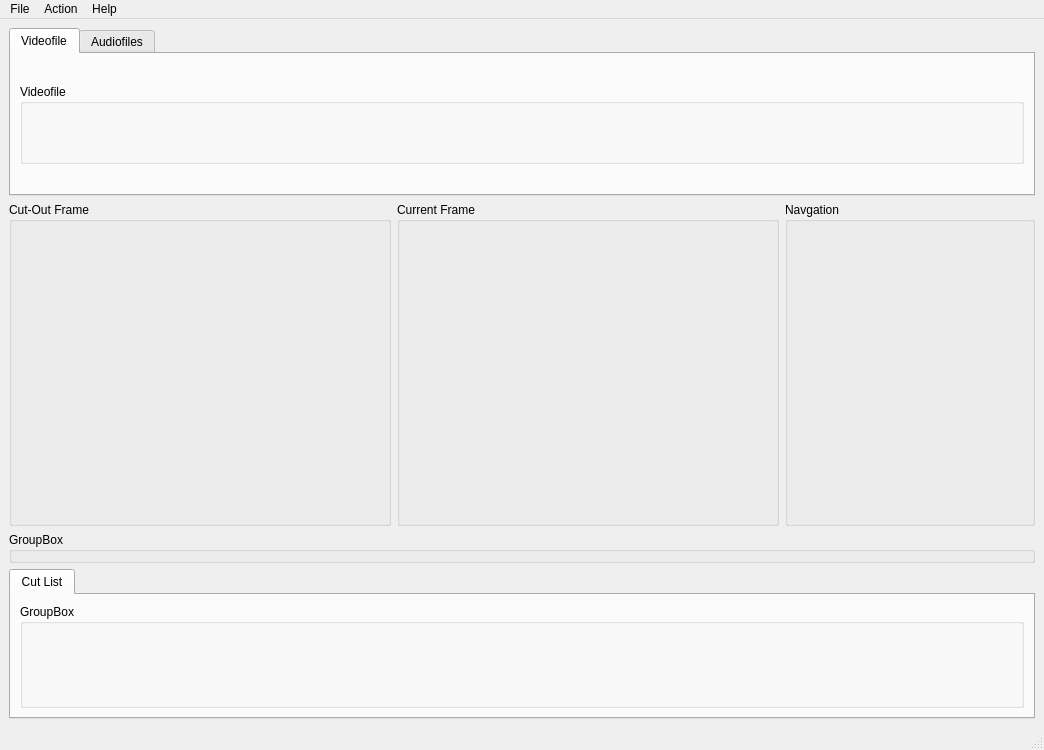
<ui version="4.0" >
 <author></author>
 <comment></comment>
 <exportmacro></exportmacro>
 <class>TTCutMainWindow</class>
 <widget class="QMainWindow" name="TTCutMainWindow" >
  <property name="geometry" >
   <rect>
    <x>0</x>
    <y>0</y>
    <width>1044</width>
    <height>750</height>
   </rect>
  </property>
  <property name="minimumSize" >
   <size>
    <width>900</width>
    <height>750</height>
   </size>
  </property>
  <property name="windowTitle" >
   <string>MainWindow</string>
  </property>
  <widget class="QWidget" name="centralwidget" >
   <layout class="QGridLayout" >
    <property name="margin" >
     <number>9</number>
    </property>
    <property name="spacing" >
     <number>6</number>
    </property>
    <item row="2" column="0" colspan="3" >
     <widget class="TTStreamNavigator" name="streamNavigator" >
      <property name="title" >
       <string>GroupBox</string>
      </property>
     </widget>
    </item>
    <item row="3" column="0" colspan="3" >
     <widget class="QTabWidget" name="ccrTab" >
      <property name="sizePolicy" >
       <sizepolicy>
        <hsizetype>1</hsizetype>
        <vsizetype>1</vsizetype>
        <horstretch>0</horstretch>
        <verstretch>1</verstretch>
       </sizepolicy>
      </property>
      <property name="minimumSize" >
       <size>
        <width>640</width>
        <height>150</height>
       </size>
      </property>
      <property name="sizeIncrement" >
       <size>
        <width>0</width>
        <height>0</height>
       </size>
      </property>
      <widget class="QWidget" name="tabCutList" >
       <attribute name="title" >
        <string>Cut List</string>
       </attribute>
       <attribute name="icon" >
        <iconset resource="mainwindow.qrc" >:/pixmaps/pixmaps/cutav_18.xpm</iconset>
       </attribute>
       <layout class="QGridLayout" >
        <property name="margin" >
         <number>9</number>
        </property>
        <property name="spacing" >
         <number>6</number>
        </property>
        <item row="0" column="0" >
         <widget class="TTCutList" name="cutList" >
          <property name="title" >
           <string>GroupBox</string>
          </property>
         </widget>
        </item>
       </layout>
      </widget>
     </widget>
    </item>
    <item row="1" column="1" >
     <widget class="TTCurrentFrame" name="currentFrame" >
      <property name="sizePolicy" >
       <sizepolicy>
        <hsizetype>7</hsizetype>
        <vsizetype>7</vsizetype>
        <horstretch>1</horstretch>
        <verstretch>4</verstretch>
       </sizepolicy>
      </property>
      <property name="minimumSize" >
       <size>
        <width>280</width>
        <height>150</height>
       </size>
      </property>
      <property name="sizeIncrement" >
       <size>
        <width>0</width>
        <height>10</height>
       </size>
      </property>
      <property name="focusPolicy" >
       <enum>Qt::WheelFocus</enum>
      </property>
      <property name="title" >
       <string>Current Frame</string>
      </property>
     </widget>
    </item>
    <item row="1" column="2" >
     <widget class="TTNavigation" name="navigation" >
      <property name="sizePolicy" >
       <sizepolicy>
        <hsizetype>1</hsizetype>
        <vsizetype>1</vsizetype>
        <horstretch>1</horstretch>
        <verstretch>1</verstretch>
       </sizepolicy>
      </property>
      <property name="minimumSize" >
       <size>
        <width>250</width>
        <height>150</height>
       </size>
      </property>
      <property name="maximumSize" >
       <size>
        <width>250</width>
        <height>16777215</height>
       </size>
      </property>
      <property name="sizeIncrement" >
       <size>
        <width>0</width>
        <height>10</height>
       </size>
      </property>
      <property name="title" >
       <string>Navgation</string>
      </property>
     </widget>
    </item>
    <item row="1" column="0" >
     <widget class="TTCutOutFrame" name="cutOutFrame" >
      <property name="sizePolicy" >
       <sizepolicy>
        <hsizetype>7</hsizetype>
        <vsizetype>7</vsizetype>
        <horstretch>1</horstretch>
        <verstretch>4</verstretch>
       </sizepolicy>
      </property>
      <property name="minimumSize" >
       <size>
        <width>280</width>
        <height>150</height>
       </size>
      </property>
      <property name="sizeIncrement" >
       <size>
        <width>0</width>
        <height>10</height>
       </size>
      </property>
      <property name="title" >
       <string>Cut-Out Frame</string>
      </property>
     </widget>
    </item>
    <item row="0" column="0" colspan="3" >
     <widget class="QTabWidget" name="tabVideoAudioInfo" >
      <property name="sizePolicy" >
       <sizepolicy>
        <hsizetype>1</hsizetype>
        <vsizetype>1</vsizetype>
        <horstretch>0</horstretch>
        <verstretch>0</verstretch>
       </sizepolicy>
      </property>
      <property name="minimumSize" >
       <size>
        <width>650</width>
        <height>168</height>
       </size>
      </property>
      <property name="maximumSize" >
       <size>
        <width>16777215</width>
        <height>168</height>
       </size>
      </property>
      <widget class="QWidget" name="tabVideoInfo" >
       <attribute name="title" >
        <string>Videofile</string>
       </attribute>
       <attribute name="icon" >
        <iconset resource="mainwindow.qrc" >:/pixmaps/pixmaps/tv.png</iconset>
       </attribute>
       <layout class="QGridLayout" >
        <property name="margin" >
         <number>9</number>
        </property>
        <property name="spacing" >
         <number>6</number>
        </property>
        <item row="0" column="0" >
         <widget class="TTVideoFileInfo" name="videoFileInfo" >
          <property name="sizePolicy" >
           <sizepolicy>
            <hsizetype>5</hsizetype>
            <vsizetype>5</vsizetype>
            <horstretch>0</horstretch>
            <verstretch>1</verstretch>
           </sizepolicy>
          </property>
          <property name="minimumSize" >
           <size>
            <width>640</width>
            <height>80</height>
           </size>
          </property>
          <property name="maximumSize" >
           <size>
            <width>16777215</width>
            <height>80</height>
           </size>
          </property>
          <property name="title" >
           <string>Videofile</string>
          </property>
         </widget>
        </item>
       </layout>
      </widget>
      <widget class="QWidget" name="tabAudioInfo" >
       <attribute name="title" >
        <string>Audiofiles</string>
       </attribute>
       <attribute name="icon" >
        <iconset resource="mainwindow.qrc" >:/pixmaps/pixmaps/cutaudio_18.xpm</iconset>
       </attribute>
       <layout class="QGridLayout" >
        <property name="margin" >
         <number>9</number>
        </property>
        <property name="spacing" >
         <number>6</number>
        </property>
        <item row="0" column="0" >
         <widget class="TTAudioFileList" name="audioFileInfo" >
          <property name="sizePolicy" >
           <sizepolicy>
            <hsizetype>5</hsizetype>
            <vsizetype>5</vsizetype>
            <horstretch>0</horstretch>
            <verstretch>1</verstretch>
           </sizepolicy>
          </property>
          <property name="minimumSize" >
           <size>
            <width>640</width>
            <height>120</height>
           </size>
          </property>
          <property name="maximumSize" >
           <size>
            <width>16777215</width>
            <height>240</height>
           </size>
          </property>
          <property name="title" >
           <string>Audiofiles</string>
          </property>
         </widget>
        </item>
       </layout>
      </widget>
     </widget>
    </item>
   </layout>
  </widget>
  <widget class="QMenuBar" name="menubar" >
   <property name="geometry" >
    <rect>
     <x>0</x>
     <y>0</y>
     <width>1044</width>
     <height>29</height>
    </rect>
   </property>
   <widget class="QMenu" name="menuHelp" >
    <property name="title" >
     <string>Help</string>
    </property>
    <addaction name="actionAbout" />
   </widget>
   <widget class="QMenu" name="menuAction" >
    <property name="title" >
     <string>Action</string>
    </property>
    <addaction name="separator" />
    <addaction name="actionSaveCurrentFrame" />
    <addaction name="separator" />
    <addaction name="actionSettings" />
   </widget>
   <widget class="QMenu" name="menuFile" >
    <property name="title" >
     <string>File</string>
    </property>
    <property name="icon" >
     <iconset/>
    </property>
    <addaction name="actionOpenVideo" />
    <addaction name="actionOpenAudio" />
    <addaction name="separator" />
    <addaction name="actionFileNew" />
    <addaction name="actionFileOpen" />
    <addaction name="actionFileSave" />
    <addaction name="actionFileSaveAs" />
    <addaction name="separator" />
    <addaction name="actionRecentProjects" />
    <addaction name="separator" />
    <addaction name="actionExit" />
   </widget>
   <addaction name="menuFile" />
   <addaction name="menuAction" />
   <addaction name="menuHelp" />
  </widget>
  <widget class="QStatusBar" name="statusbar" >
   <property name="geometry" >
    <rect>
     <x>0</x>
     <y>726</y>
     <width>1044</width>
     <height>24</height>
    </rect>
   </property>
  </widget>
  <action name="actionFileNew" >
   <property name="icon" >
    <iconset resource="mainwindow.qrc" >:/pixmaps/pixmaps/filenew_16.xpm</iconset>
   </property>
   <property name="text" >
    <string>New Project</string>
   </property>
   <property name="iconText" >
    <string>New Project</string>
   </property>
   <property name="toolTip" >
    <string>New Project</string>
   </property>
   <property name="shortcut" >
    <string/>
   </property>
  </action>
  <action name="actionFileOpen" >
   <property name="icon" >
    <iconset resource="mainwindow.qrc" >:/pixmaps/pixmaps/fileopen_16.xpm</iconset>
   </property>
   <property name="text" >
    <string>Open Project...</string>
   </property>
   <property name="iconText" >
    <string>Open Project</string>
   </property>
   <property name="toolTip" >
    <string>Open Project file</string>
   </property>
  </action>
  <action name="actionFileSave" >
   <property name="icon" >
    <iconset resource="mainwindow.qrc" >:/pixmaps/pixmaps/filesave_16.xpm</iconset>
   </property>
   <property name="text" >
    <string>Save Project</string>
   </property>
   <property name="iconText" >
    <string>Save Project</string>
   </property>
   <property name="toolTip" >
    <string>Save Project file</string>
   </property>
  </action>
  <action name="actionFileSaveAs" >
   <property name="icon" >
    <iconset resource="mainwindow.qrc" >:/pixmaps/pixmaps/filesaveas_16.xpm</iconset>
   </property>
   <property name="text" >
    <string>Save Project as...</string>
   </property>
   <property name="iconText" >
    <string>Save Project as</string>
   </property>
   <property name="toolTip" >
    <string>Save Project under new file name</string>
   </property>
  </action>
  <action name="actionRecentProjects" >
   <property name="text" >
    <string>Recent Projects...</string>
   </property>
  </action>
  <action name="actionExit" >
   <property name="icon" >
    <iconset resource="mainwindow.qrc" >:/pixmaps/pixmaps/exit_16.xpm</iconset>
   </property>
   <property name="text" >
    <string>Exit</string>
   </property>
  </action>
  <action name="actionSaveCurrentFrame" >
   <property name="icon" >
    <iconset resource="mainwindow.qrc" >:/pixmaps/pixmaps/saveimage_16.xpm</iconset>
   </property>
   <property name="text" >
    <string>Save current frame...</string>
   </property>
  </action>
  <action name="actionSettings" >
   <property name="icon" >
    <iconset resource="mainwindow.qrc" >:/pixmaps/pixmaps/settings_16.xpm</iconset>
   </property>
   <property name="text" >
    <string>Settings...</string>
   </property>
   <property name="shortcut" >
    <string/>
   </property>
  </action>
  <action name="actionAbout" >
   <property name="text" >
    <string>About</string>
   </property>
  </action>
  <action name="actionOpenVideo" >
   <property name="icon" >
    <iconset resource="mainwindow.qrc" >:/pixmaps/pixmaps/fileopen_16.xpm</iconset>
   </property>
   <property name="text" >
    <string>Open Video...</string>
   </property>
   <property name="iconText" >
    <string>Open Video...</string>
   </property>
   <property name="toolTip" >
    <string>Open Video...</string>
   </property>
  </action>
  <action name="actionOpenAudio" >
   <property name="icon" >
    <iconset resource="mainwindow.qrc" >:/pixmaps/pixmaps/fileopen_16.xpm</iconset>
   </property>
   <property name="text" >
    <string>Open Audio...</string>
   </property>
   <property name="iconText" >
    <string>Open Audio...</string>
   </property>
   <property name="toolTip" >
    <string>Open Audio...</string>
   </property>
  </action>
 </widget>
 <pixmapfunction></pixmapfunction>
 <customwidgets>
  <customwidget>
   <class>TTAudioFileList</class>
   <extends>QGroupBox</extends>
   <header>gui/ttaudiofilelist.h</header>
   <container>0</container>
   <pixmap></pixmap>
  </customwidget>
  <customwidget>
   <class>TTNavigation</class>
   <extends>QGroupBox</extends>
   <header>../gui/ttnavigation.h</header>
   <container>0</container>
   <pixmap></pixmap>
  </customwidget>
  <customwidget>
   <class>TTStreamNavigator</class>
   <extends>QGroupBox</extends>
   <header>../gui/ttstreamnavigator.h</header>
   <container>0</container>
   <pixmap></pixmap>
  </customwidget>
  <customwidget>
   <class>TTCutOutFrame</class>
   <extends>QGroupBox</extends>
   <header>../gui/ttcutoutframe.h</header>
   <container>0</container>
   <pixmap></pixmap>
  </customwidget>
  <customwidget>
   <class>TTCurrentFrame</class>
   <extends>QGroupBox</extends>
   <header>../gui/ttcurrentframe.h</header>
   <container>0</container>
   <pixmap></pixmap>
  </customwidget>
  <customwidget>
   <class>TTVideoFileInfo</class>
   <extends>QGroupBox</extends>
   <header>../gui/ttvideofileinfo.h</header>
   <container>0</container>
   <pixmap></pixmap>
  </customwidget>
  <customwidget>
   <class>TTCutList</class>
   <extends>QGroupBox</extends>
   <header>../gui/ttcutlist.h</header>
   <container>0</container>
   <pixmap></pixmap>
  </customwidget>
 </customwidgets>
 <resources>
  <include location="mainwindow.qrc" />
 </resources>
 <connections/>
</ui>
